Frame 1 (no input): blank canvas, image omitted
Frame 60 (no input): blank canvas, image omitted
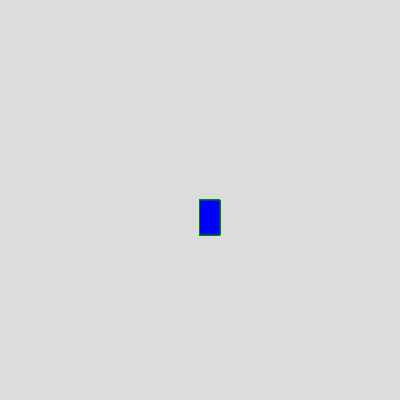
Frame 120 (the mouse pressed at the canvas centre since frame 60)

The p5.js sketch whose frames 1 and 60 were blank and that drew this single picture after the mouse press (run headless with seeded random() and noise() and a simulated clock; from frame 60 on, the mouse is pressed at the canvas centre):

// p5.js sketch
// ── sketch.js
function setup() {
    createCanvas(400, 400);
    background(220);
  }
  
  function draw() {
    
    stroke("green");
    fill("blue");
    
    if(mouseIsPressed){
     rect(mouseX, mouseY, 20, 35)
     }
  }
  
  
